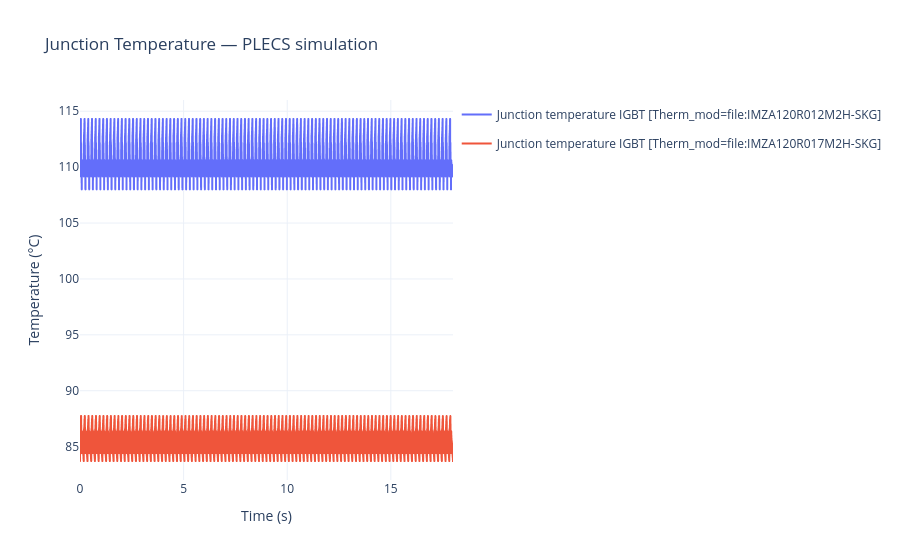

The notebook cell saved with this chart:
### Code cell
# All sweep steps are plotted on the same interactive figure
plot_signals(
    results,
    PLOT_CONFIG,
    sim_mode    = 'sweep' if SWEEP_PARAMS else 'single',
    label_param = SWEEP_LABEL_PARAM,
    max_points  = MAX_POINTS,
)

### Figure 1 — Plotly figure (JSON) as saved in the notebook; plotly's stock layout.template omitted (floating-point values rounded to 4 significant figures; data arrays with more than 128 entries replaced by an {"elided": "..."} marker saying what was removed)
{"data": [{"legendgroup": "Therm_mod=file:IMZA120R012M2H-SKG", "line": {"color": "#636EFA"}, "mode": "lines", "name": "Junction temperature IGBT [Therm_mod=file:IMZA120R012M2H-SKG]", "showlegend": true, "type": "scattergl", "x": {"elided": "32224 float values"}, "y": {"elided": "32224 float values"}}, {"legendgroup": "Therm_mod=file:IMZA120R017M2H-SKG", "line": {"color": "#EF553B"}, "mode": "lines", "name": "Junction temperature IGBT [Therm_mod=file:IMZA120R017M2H-SKG]", "showlegend": true, "type": "scattergl", "x": {"elided": "32224 float values"}, "y": {"elided": "32224 float values"}}], "layout": {"hovermode": "x unified", "legend": {"orientation": "v", "x": 1.01, "xanchor": "left", "y": 1, "yanchor": "top"}, "title": {"text": "Junction Temperature — PLECS simulation"}, "xaxis": {"title": {"text": "Time (s)"}}, "yaxis": {"title": {"text": "Temperature (°C)"}}}}
